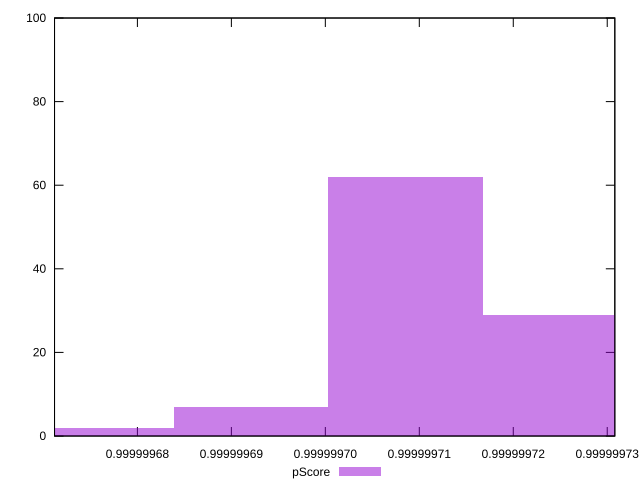

Write gnuplot code to recreate this figure.
reset

$pScore <<EOF
0.9999996756165457 2
0.9999997250256671 29
0.99999970855596 62
0.9999996920862528 7
EOF

set key outside below
set boxwidth 1.646970716911344e-8
set xrange [0.9999996711806824:0.9999997308073476]
set yrange [0:100]
set trange [0:100]
set style fill transparent solid 0.5 noborder
set terminal svg size 640, 490 enhanced background rgb 'white'
set output "reprap/first-cpu-idle/samples/empty/pScore/histogram.svg"

plot $pScore title "pScore" with boxes

reset
